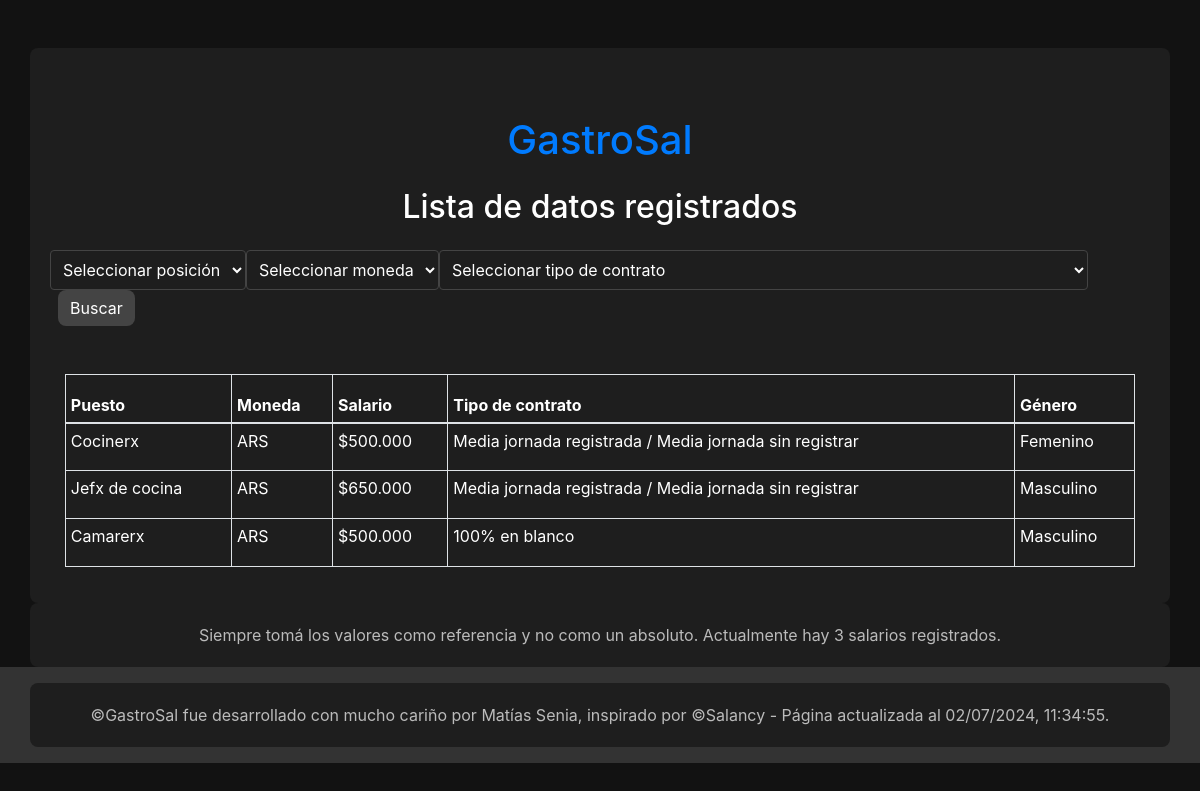
Page /data_list/ on the earlier database version.
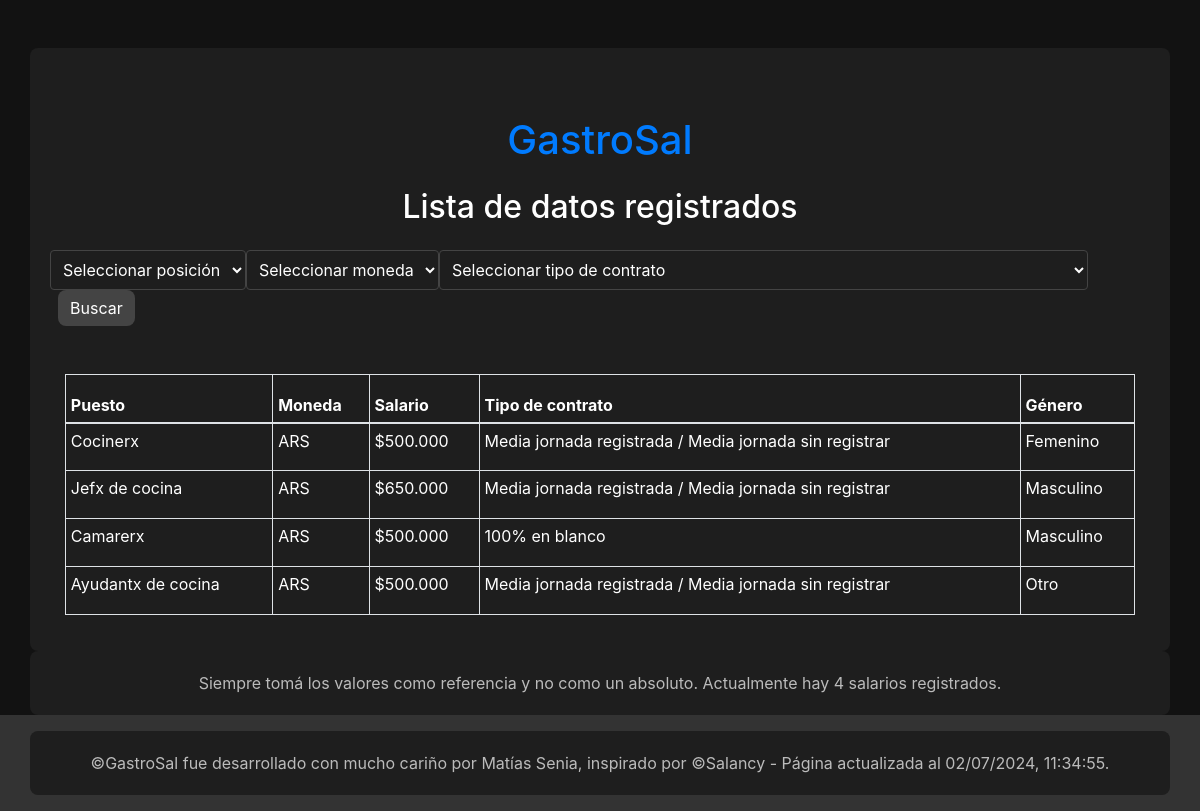
Same page on the later database version.
### jobdata/models.py (models this page shows, shortened)
class JobData(models.Model):
    POSITION_CHOICES = [
        ('Bacherx', 'Bacherx'),
        ('Ayudantx de cocina', 'Ayudantx de cocina'),
        ('Cocinerx', 'Cocinerx'),
        ('Pastelerx', 'Pastelerx'),
        ('Jefx de pastelería', 'Jefx de pastelería'),
        ('Jefx de cocina', 'Jefx de cocina'),
        ('Sommelier', 'Sommelier'),
        ('Camarerx', 'Camarerx'),
        ('Encargadx de sala', 'Encargado de sala'),
        ('Chef ejecutivx', 'Chef ejecutivo'),
        ('Cajerx', 'Cajerx'),
    ]
    CURRENCY_CHOICES = [
        ('USD', 'USD'),
        ('ARS', 'ARS'),
    ]
    CONTRACT_CHOICES = [
        ('100% en blanco', 'En blanco(Trabajo 100% registrado)'),
        ('100% en negro', 'En negro(Trabajo sin registrar)'),
        ('Media jornada registrada / Media jornada sin registrar', 'Media jornada de trabajo registrado, la otra media jornada sin registrar')
    ]
    GENDER_CHOICES = [
        ('Masculino', 'Masculino'),
        ('Femenino', 'Femenino'),
        ('Otro', 'Otro'),
    ]
    position = models.CharField(max_length=50, choices=POSITION_CHOICES)
    currency = models.CharField(max_length=3, choices=CURRENCY_CHOICES)
    salary = models.DecimalField(max_digits=10, decimal_places=0, validators=[MinValueValidator(1)])
    contract_type = models.CharField(max_length=100, choices=CONTRACT_CHOICES)
    restaurant_name = models.CharField(max_length=100)
    gender = models.CharField(max_length=10, choices=GENDER_CHOICES)

### jobdata/views.py (the view)
# urls.py: path('data_list/', views.data_list, name='data_list'),
def data_list(request):
    data = JobData.objects.all()
    category_counts = JobData.objects.values('position').annotate(count=Count('position'))
    data_count = data.count()
    if request.method == 'GET':
        form = JobDataFilterForm(request.GET)
        if form.is_valid():
            position = form.cleaned_data.get('position')
            currency = form.cleaned_data.get('currency')
            contract_type = form.cleaned_data.get('contract_type')
            if position:
                data = data.filter(position=position)
            if currency:
                data = data.filter(currency=currency)
            if contract_type:
                data = data.filter(contract_type=contract_type)
    else:
        form = JobDataFilterForm()
    now = timezone.now()
    context = {
        'data': data,
        'data_count': data_count,
        'form': form,
        'date': now.strftime("%d/%m/%Y"),
        'time': now.strftime("%H:%M:%S")
    }
    return render(request, 'jobdata/data_list.html', context)

### jobdata/templatetags/custom_filters.py (called while the page is built)
@register.filter(name='currency_format')
def currency_format(value):
    try:
        return "{:,.0f}".format(value).replace(",", ".")
    except ValueError:
        return value

### jobdata/templates/jobdata/data_list.html (shortened to what this page needs)
{% extends "jobdata/base.html" %}
{% load form_tags custom_filters %}
{% block content %}
<div class="mt-5">
    <a href="{% url 'upload_data' %}" class="text-decoration-none">
        <h1 class="mb-4">GastroSal</h1>
    </a>
    <h2 class="mb-4">Lista de datos registrados</h2>
    <form method="GET" class="form-inline mb-4">
        {{ form.position }}
        {{ form.currency }}
        {{ form.contract_type }}
        <button type="submit" class="btn btn-primary ml-2">Buscar</button>
    </form>
    <div class="container-fluid mt-5">
        <div class="table-responsive">
            <table class="table table-bordered table-hover table-sm">
                <thead>
                    <tr>
                        <th>Puesto</th>
                        <th>Moneda</th>
                        <th>Salario</th>
                        <th>Tipo de contrato</th>
                        <th>Género</th>
                    </tr>
                </thead>
                <tbody>
                    {% for item in data %}
                        <tr>
                            <td>{{ item.position }}</td>
                            <td>{{ item.currency }}</td>
                            <td>
                                {% if item.currency == "ARS" %}
                                    ${{ item.salary|currency_format }}
                                {% elif item.currency == "USD" %}
                                    U$D{{ item.salary|currency_format }}
                                {% else %}
                                    {{ item.salary }}
                                {% endif %}
                            </td>
                            <td>{{ item.contract_type }}</td>
                            <td>{{ item.gender }}</td>
                        </tr>
                    {% empty %}
                        <tr>
                            <td colspan="6">No se encontraron datos.</td>
                        </tr>
                    {% endfor %}
                </tbody>
            </table>
        </div>
    </div>
</div>
{% endblock %}

Differences in the rows shown:
added JobData: position "Ayudantx de cocina", currency "ARS", salary "500.000", contract_type "Media jornada registrada / Media jornada sin registrar", gender "Otro"
Other differences:
{{ data_count }}: "3" → "4"
